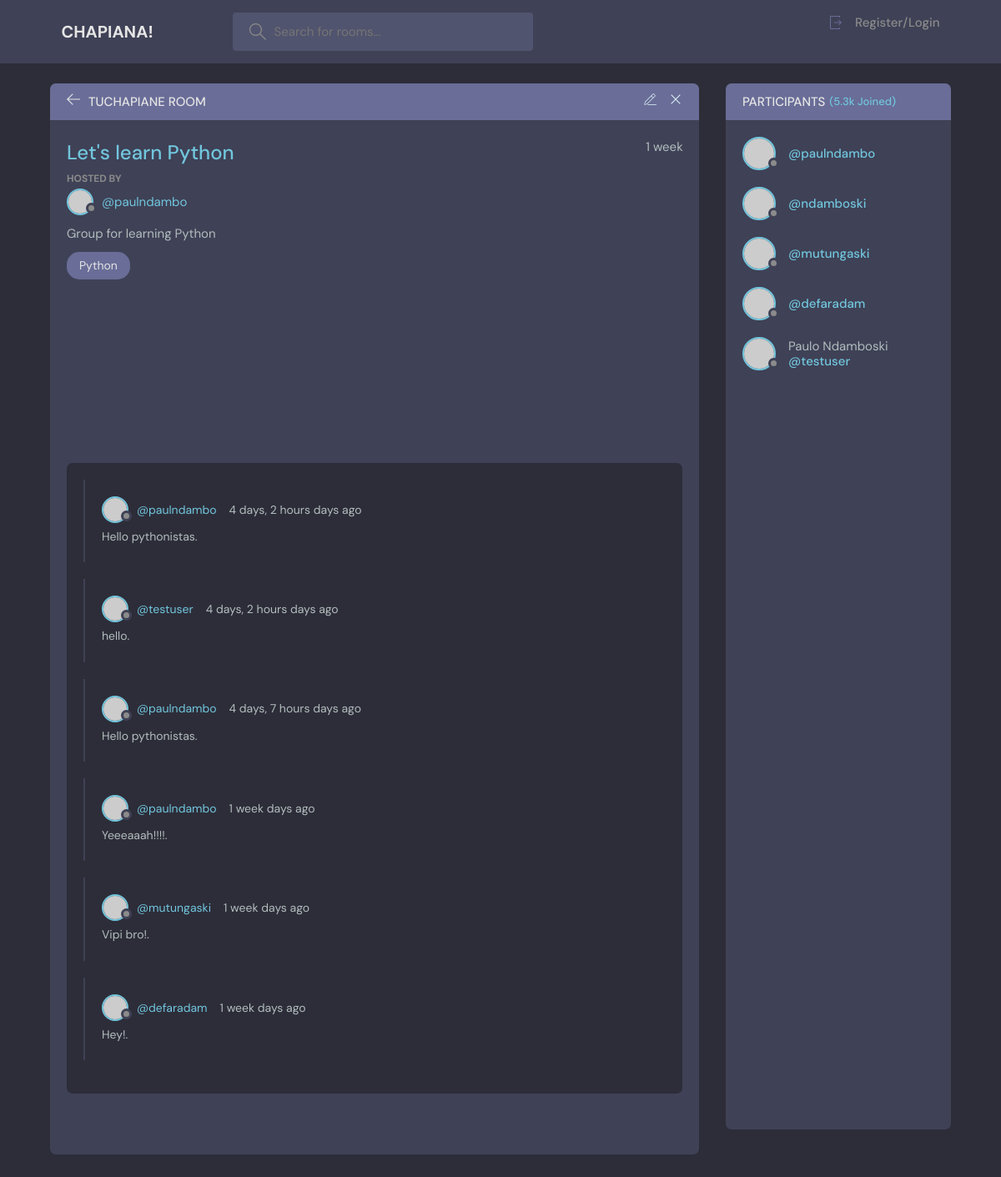
The page /room/1/ on the database its author committed.
### core/models.py (models this page shows, shortened)
class Room(models.Model):
	host = models.ForeignKey(User, on_delete=models.SET_NULL, null=True)
	topic = models.ForeignKey(Topic, on_delete=models.SET_NULL, null=True)
	name = models.CharField(max_length=500)
	description = models.TextField(null=True)
	participants = models.ManyToManyField(User, related_name="participants", blank=True)
	updated = models.DateTimeField(auto_now=True)
	created = models.DateTimeField(auto_now_add=True)
	class Meta:
		ordering = ['-updated', '-created']

class Topic(models.Model):
	name = models.CharField(max_length=500)
	def __str__(self):
		return self.name

class Message(models.Model):
	user = models.ForeignKey(User, on_delete=models.CASCADE)
	room = models.ForeignKey(Room, on_delete=models.CASCADE)
	body = models.TextField()
	photo = models.ImageField(upload_to="images", blank=True, null=True)
	file = models.FileField(upload_to="files", blank=True, null=True)
	updated = models.DateTimeField(auto_now=True)
	created = models.DateTimeField(auto_now_add=True)
	class Meta:
		ordering = ['-updated', '-created']

### core/views.py (the view, shortened to what this page needs)
# urls.py: path("room/<str:pk>/", views.room, name="room"),
def room(request, pk):
    room = Room.objects.get(id=pk)
    room_messages = room.message_set.all()
    participants = room.participants.all()
    context = {
        "room": room,
        "room_messages": room_messages,
        "participants": participants
    }
    return render(request, "core/room.html", context)

### templates/core/room.html (shortened to what this page needs)
{% extends "base.html" %}
{% block content %}
    <main class="profile-page layout layout--2">
      <div class="container">
        <div class="room">
          <div class="room__top">
            <div class="room__topLeft">
              <a href="{% url 'home' %}">
                <svg version="1.1" xmlns="http://www.w3.org/2000/svg" width="32" height="32" viewBox="0 0 32 32">
                  <title>arrow-left</title>
                  <path
                    d="M13.723 2.286l-13.723 13.714 13.719 13.714 1.616-1.611-10.96-10.96h27.625v-2.286h-27.625l10.965-10.965-1.616-1.607z"
                  ></path>
                </svg>
              </a>
              <h3>Tuchapiane Room</h3>
            </div>
            <div class="room__topRight">
              <a href="#">
              </a>
              <a href="{% url 'home' %}">
                <svg version="1.1" xmlns="http://www.w3.org/2000/svg" width="32" height="32" viewBox="0 0 32 32">
                  <title>remove</title>
                  <path
                    d="M27.314 6.019l-1.333-1.333-9.98 9.981-9.981-9.981-1.333 1.333 9.981 9.981-9.981 9.98 1.333 1.333 9.981-9.98 9.98 9.98 1.333-1.333-9.98-9.98 9.98-9.981z"
                  ></path>
                </svg>
              </a>
            </div>
          </div>
          <div class="room__box scroll">
            <div class="room__header scroll">
              <div class="room__info">
                <h3>{{room.name}}</h3>
                <span>{{room.created|timesince}}</span>
              </div>
              <div class="room__hosted">
                <p>Hosted By</p>
                <a href="{% url 'user-profile' room.host.id %}" class="room__author">
                  <div class="avatar avatar--small">
                    <img src="https://randomuser.me/api/portraits/men/37.jpg" />
                  </div>
                  <span>@{{room.host.username}}</span>
                </a>
              </div>
              <div class="room__details">
                {{room.description}}
              </div>
              <span class="room__topics">{{room.topic}}</span>
            </div>
            <div class="room__conversation">
              <div class="threads scroll">
{% for message in room_messages %}
                <div class="thread">
                  <div class="thread__top">
                    <div class="thread__author">
                      <a href="#" class="thread__authorInfo">
                        <div class="avatar avatar--small">
                          <img src="https://randomuser.me/api/portraits/men/37.jpg" />
                        </div>
                        <span>@{{message.user.username}}</span>
                      </a>
                      <span class="thread__date">{{message.created|timesince}} days ago</span>
                    </div>
                  </div>
                  <div class="thread__details">
                    {{message.body}}.
                  </div>
                </div>
{% endfor %}
              </div>
            </div>
          </div>
        </div>
        <div class="participants">
          <h3 class="participants__top">Participants <span>(5.3k Joined)</span></h3>
          <div class="participants__list scroll">
            {% for participant in participants %}
            <a href="profile.html" class="participant">
              <div class="avatar avatar--medium">
                <img src="https://randomuser.me/api/portraits/men/37.jpg" />
              </div>
              <p>
                {{participant.first_name}} {{participant.last_name}}
                <span>@{{participant.username}}</span>
              </p>
            </a>
             {% endfor %}
          </div>
        </div>
      </div>
    </main>
{% endblock content %}

### rows shown on the page
Room: name "Let's learn Python", created "1 week", host.username "paulndambo", description "Group for learning Python", topic "Python"
Message: user.username "paulndambo", created "4 days, 2 hours", body "Hello pythonistas"
Message: user.username "testuser", created "4 days, 2 hours", body "hello"
Message: user.username "paulndambo", created "4 days, 7 hours", body "Hello pythonistas"
Message: user.username "paulndambo", created "1 week", body "Yeeeaaah!!!!"
Message: user.username "mutungaski", created "1 week", body "Vipi bro!"
Message: user.username "defaradam", created "1 week", body "Hey!"

### other values the page prints
{{ participant.username }} "paulndambo"
{{ participant.username }} "ndamboski"
{{ participant.username }} "mutungaski"
{{ participant.username }} "defaradam"
{{ participant.first_name }} "Paulo"
{{ participant.last_name }} "Ndamboski"
{{ participant.username }} "testuser"
